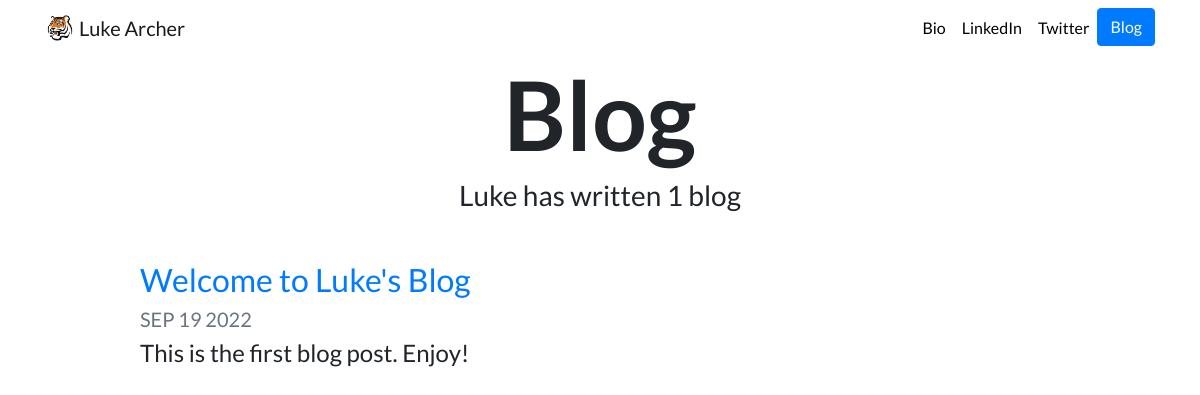
/blog/, run on an earlier commit of the app's database.
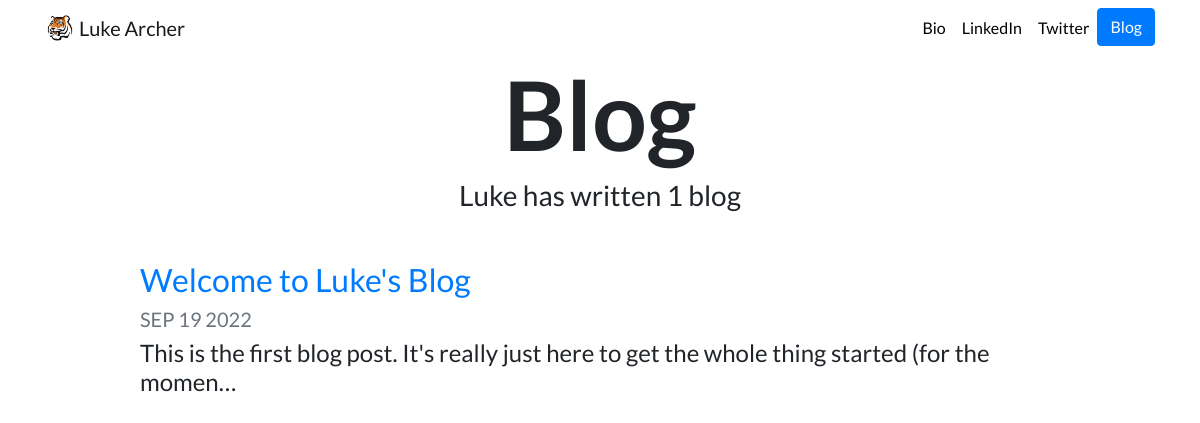
And on a later commit of the database.
### blog/models.py (models this page shows, shortened)
class Blog(models.Model):
    title = models.CharField(max_length=200)
    description = models.TextField()
    date = models.DateField()

### blog/views.py (the view)
# urls.py: path('', views.all_blogs, name='all_blogs'),
def all_blogs(request):
    blogs = Blog.objects.order_by('-date')
    return render(request, 'blog/all_blogs.html', {'blogs':blogs})

### blog/templates/blog/all_blogs.html
{% extends "portfolio/base.html" %}
{% load static %}
{% block content %}
<h1 id="blogtitle" class="font-weight-bold text-center">Blog</h1>
<h3 class="text-center mb-5">Luke has written {{ blogs.count }} blog{{ blogs.count|pluralize }}</h3>
{% for blog in blogs %}
<div class="row justify-content-center my-3">
  <div class="col-md-10">
    <a href="{% url 'blog:detail' blog.id %}">
      <h2>{{ blog.title }}</h2>
    </a>
    <h5 class="text-muted">{{ blog.date|date:'M d Y'|upper }}</h5>
    <h4>{{ blog.description|striptags|truncatechars:100 }}</h4>
  </div>
</div>
{% endfor %}
{% endblock %}

What changed in the data, as far as the page shows it:
changed Blog "Welcome to Luke's Blog": description "This is the first blog post. Enjoy!" → "This is the first blog post. It's really just here to get the whole thing started (for the momen…"
